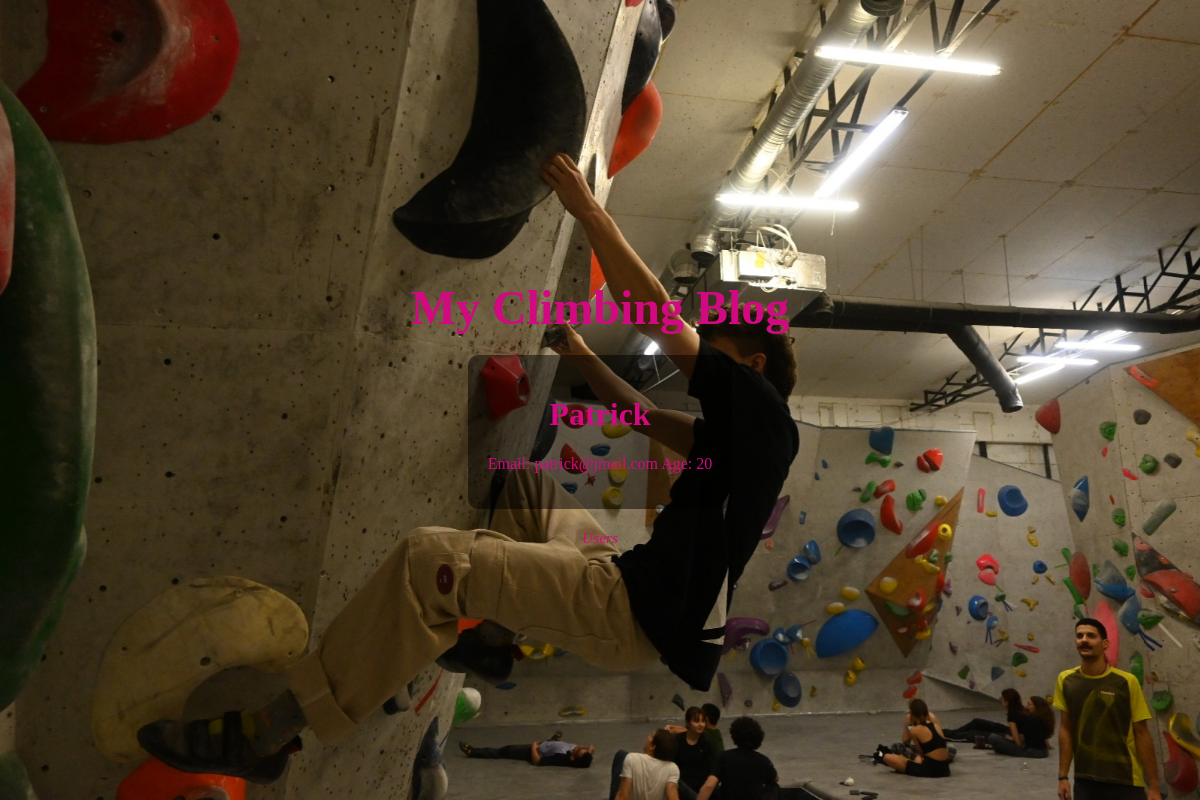
The page /user/profile/1 on the database its author committed.
### app.py (models this page shows)
class User(db.Model):
    id = db.Column(db.Integer, primary_key=True, autoincrement=True)
    username = db.Column(db.String(80), unique=True, nullable=False)
    email = db.Column(db.String(120), unique=True, nullable=False)
    age = db.Column(db.Integer)

### app.py (the view)
@app.route('/user/profile/<int:user_id>')
def display_user_profile(user_id):
    user = User.query.filter_by(id=user_id).first()
    return render_template('user_profile.html', user=user)

### app.py (called while the page is built)
@app.context_processor
def inject_background_image():
    return {'background_image': random.choice(BACKGROUND_IMAGES)}

### templates/user_profile.html (shortened to what this page needs)
{% extends "base.html" %}
{% block content %}
<h1> {{ user.username }} </h1>
<p>
  Email: {{ user.email }}
  Age: {{ user.age }}
</p>
{% endblock %}

### static/style.css (style rules this page uses)
body { font-family: cursive; color: #d20a82; margin: 0; padding: 0; height: 100vh; display: flex; flex-direction: column; justify-content: center; align-items: center; }

### rows shown on the page
User: username "Patrick", email "patrick@jmail.com", age "20"
